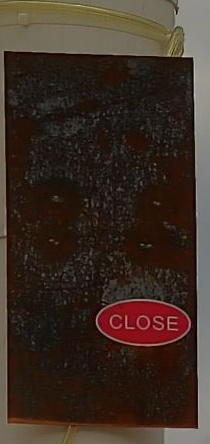
#> input picture images/呼吸器/5.jpeg, 210 x 444 px, given in place of 5.png, which was not available
$ python tcc.py
#> lines starting #> are read from the running program, lines starting #| are printed output that depends on the picture; after the words box and inside, x2 and y2 are one past the last pixel; in counts of white or black regions, pixels touching at a corner belong together
import cv2
import matplotlib.pyplot as plt

imagepath = r'/home/linxu/Desktop/武高所图片测试/状态指示器/5.png'
image = cv2.imread(imagepath)
#> image is the input picture: shape (444, 210, 3); mean B, G, R 36.8, 46.5, 60.7
height, width, channel = image.shape
#> height = 444; width = 210; channel = 3
for i in range(height):
    for j in range(width):
        b, g, r = image[i, j]
        if (r > (30 +b)  and r > (30+ g)):  # 对蓝色进行判断，30不错
            b = 0
            g = 0
            r = 0
        else:
            b = 255
            g = 255
            r = 255

        image[i, j] = [r, g, b]
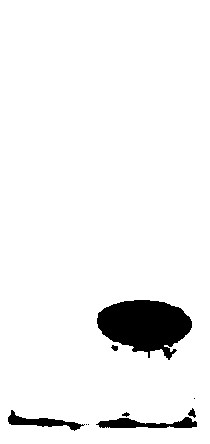
#> image: shape (444, 210, 3); 94.6% white; 9 black regions (3 under 20 px), largest, box (x1, y1, x2, y2) and area: (97, 300, 192, 360) 3792, (96, 417, 197, 428) 648, (8, 410, 85, 431) 528, (188, 408, 196, 418) 43, (111, 345, 118, 351) 29, (122, 412, 130, 417) 22
plt.figure(figsize=(20, 10))
plt.imshow(image)
plt.show()

$ run again, with images/呼吸器/1.jpeg copied over images/呼吸器/5.jpeg
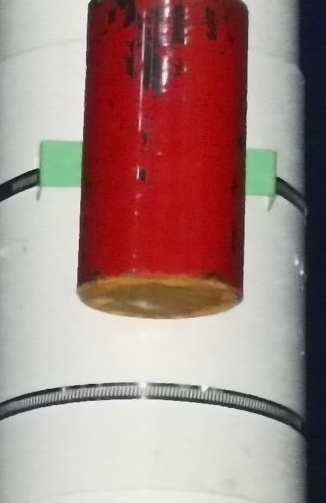
#> input picture images/呼吸器/1.jpeg, 326 x 503 px, given in place of 5.png, which was not available
#> image is the input picture: shape (503, 326, 3); mean B, G, R 130.9, 134.3, 164.8
#> after the loop `for i in range(height):`:
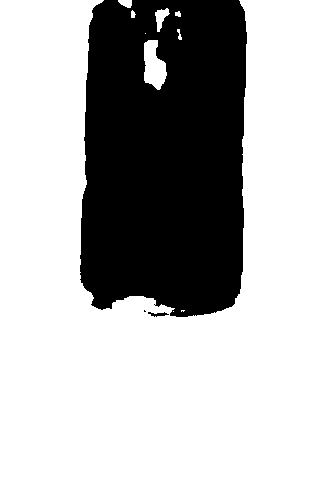
#> image: shape (503, 326, 3); 71.1% white; 3 black regions (1 under 20 px), largest, box (x1, y1, x2, y2) and area: (80, 0, 247, 317) 47274, (148, 312, 169, 317) 54

$ run again, with images/呼吸器/10.jpeg copied over images/呼吸器/5.jpeg
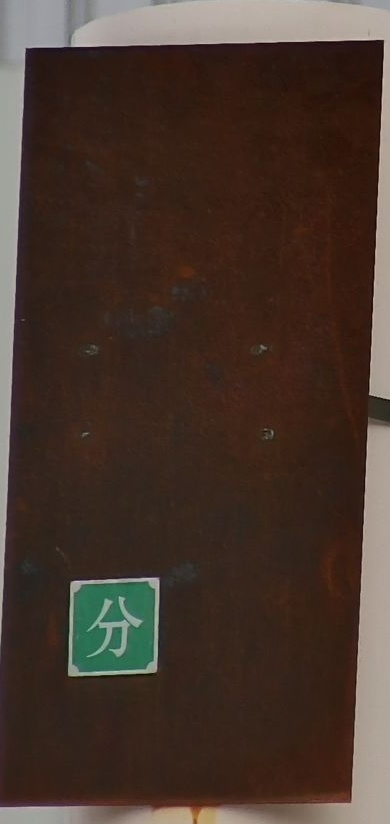
#> input picture images/呼吸器/10.jpeg, 390 x 824 px, given in place of 5.png, which was not available
#> image is the input picture: shape (824, 390, 3); mean B, G, R 45.3, 54.8, 71.5
#> after the loop `for i in range(height):`:
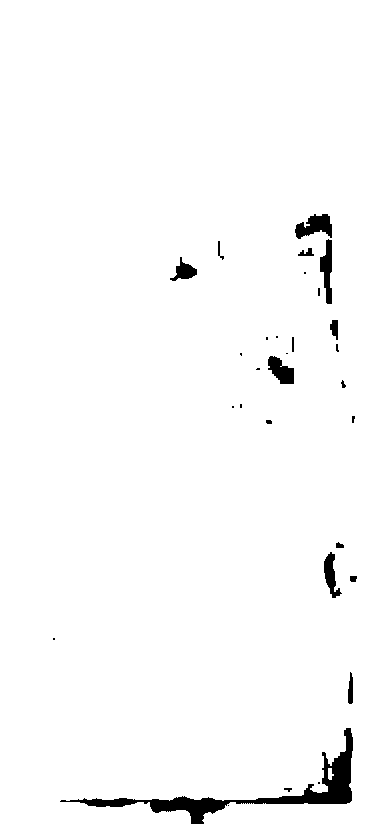
#> image: shape (824, 390, 3); 98% white; 30 black regions (14 under 20 px), largest, box (x1, y1, x2, y2) and area: (60, 728, 353, 824) 3641, (295, 214, 332, 239) 569, (320, 239, 332, 304) 479
